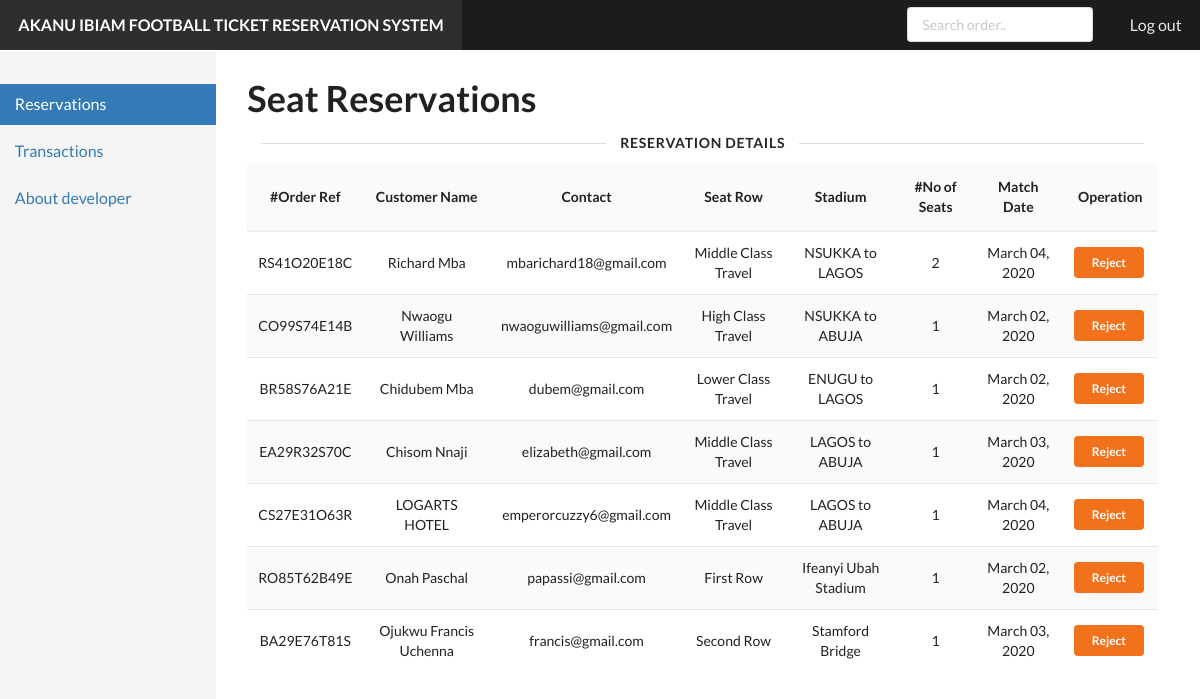
The page /loginpage/admin/bookings.php (signed in) on the database its author committed.
### tables this page shows
CREATE TABLE `booking_details` (
  `order_ref` varchar(255) NOT NULL,
  `fullname` varchar(120) NOT NULL,
  `contact` varchar(40) DEFAULT NULL,
  `gender` varchar(40) DEFAULT NULL,
  `class_reserved` varchar(255) NOT NULL,
  `destination` varchar(180) NOT NULL,
  `seats_reserved` varchar(50) NOT NULL DEFAULT '1',
  `date_reserved` varchar(50) DEFAULT NULL,
  `transaction_id` varchar(190) NOT NULL,
  `account` varchar(130) NOT NULL,
  `amount` varchar(50) NOT NULL
);

### loginpage/admin/bookings.php (the view, shortened to what this page needs)
<!DOCTYPE html>
<html>
<head>
  <link href="static/dist/semantic-ui/semantic.min.css" rel="stylesheet" type="text/css" />
  <link href="static/stylesheets/default.css" rel="stylesheet" type="text/css" />
  <link href="static/stylesheets/pandoc-code-highlight.css" rel="stylesheet" type="text/css" />
</head>
<body>
  <div class="ui inverted huge borderless fixed fluid menu">
    <a class="header item">AKANU IBIAM FOOTBALL TICKET RESERVATION SYSTEM</a>
    <div class="right menu">
      <div class="item">
        <div class="ui small input">
          <form>
            <input placeholder="Search order.." name="search" />
          </form>
        </div>
      </div>
      <a class="item" href="logout.php">Log out</a>
    </div>
  </div>
  <div class="ui grid">
    <div class="row">
      <div class="column" id="sidebar">
        <div class="ui secondary vertical fluid menu">
          <a class="active item" href="bookings.php">Reservations</a><a class="item" href="transactions.php">Transactions</a>
          <a class="item" href="developer.php">About developer</a>
        </div>
      </div>
      <div class="column" id="content" style="display:none">
        <div class="ui grid">
          <div class="row">
            <h1 class="ui huge header">Seat Reservations</h1>
          </div>
          <div class="ui horizontal divider"> Reservation Details</div>
          <div class="row">
            <table class="ui line striped selectable center aligned  table">
              <thead>
                <tr>
                  <th>#Order Ref</th>
                  <th>Customer Name</th>
                  <th>Contact</th>
                  <th>Seat Row </th>
                  <th>Stadium</th>
                  <th>#No of Seats</th>
                  <th>Match Date</th>
                  <th>Operation</th>
                </tr>
              </thead>
              <tbody>
                <?php
                if (isset($_GET['search'])) {
                  $search = $_GET['search'];
                  $data = mysqli_query($conn, "SELECT * FROM booking_details WHERE order_ref LIKE '%$search%' or fullname LIKE '%$search%' or class_reserved LIKE '%$search%' or destination LIKE '%$search%' or date_reserved LIKE '%$search%'");
                } else {
                  $data = mysqli_query($conn, "SELECT * FROM booking_details");
                }
                if (($data) && (mysqli_num_rows($data) > 0)) {
                  while ($row = mysqli_fetch_assoc($data)) {
                    $order = $row['order_ref'];
                    echo ("<tr><td>" . $row['order_ref'] . "</td><td>" . $row['fullname'] . "</td><td>" . $row['contact'] . "</td><td>" . $row['class_reserved'] . "</td><td>" . $row['destination'] . "</td><td>" . $row['seats_reserved'] . "</td><td>" . $row['date_reserved'] . "</td><td><a class='ui tiny button orange' href='bookings.php?reject=$order'>Reject</a></td></tr>");
                  }
                } else {
                  echo "<tr><td colspan='9'>No records match found! </td></tr>";
                }
                ?>
              </tbody>
            </table>
          </div>
        </div>
      </div>
    </div>
  </div>
</body>
</html>

### loginpage/admin/static/stylesheets/default.css (style rules this page uses)
body { -webkit-font-smoothing: antialiased; -moz-osx-font-smoothing: grayscale; text-rendering: optimizeLegibility; }
.ui.menu { border-radius: 0; box-shadow: none; margin-bottom: 0; -moz-font-feature-settings: "smcp" 0, "onum" 0; -ms-font-feature-settings: "smcp" 0, "onum" 0; -o-font-feature-settings: "smcp" 0, "onum" 0; -webkit-font-feature-settings: "smcp" 0, "onum" 0; font-feature-settings: "smcp" 0, "onum" 0; }
.ui.menu form { font-size: 14px; }
.ui.menu input { -moz-font-feature-settings: "smcp" 0, "onum" 0; -ms-font-feature-settings: "smcp" 0, "onum" 0; -o-font-feature-settings: "smcp" 0, "onum" 0; -webkit-font-feature-settings: "smcp" 0, "onum" 0; font-feature-settings: "smcp" 0, "onum" 0; font-size: 14px; }

### loginpage/admin/bookings.php (style rules this page uses)
body { display: relative; }
#sidebar { position: fixed; top: 51.8px; left: 0; bottom: 0; width: 18%; background-color: #f5f5f5; padding: 0px; }
#sidebar .ui.menu { margin: 2em 0 0; font-size: 16px; }
#sidebar .ui.menu>a.item { color: #337ab7; border-radius: 0 !important; }
#sidebar .ui.menu>a.item.active { background-color: #337ab7; color: white; border: none !important; }
#content { margin-left: 19%; width: 81%; margin-top: 3em; padding-left: 3em; float: left; }
#content>.ui.grid { padding-right: 4em; padding-bottom: 3em; }
#content h1 { font-size: 36px; }
#content .ui.divider:not(.hidden) { margin: 0; }
#content table.ui.table { border: none; }
#content table.ui.table thead th { border-bottom: 2px solid #eee !important; }

### rows shown on the page
booking_details: order_ref "RS41O20E18C", fullname "Richard Mba", contact "mbarichard18@gmail.com", class_reserved "Middle Class Travel", destination "NSUKKA to LAGOS", seats_reserved "2", date_reserved "March 04, 2020"
booking_details: order_ref "CO99S74E14B", fullname "Nwaogu Williams", contact "nwaoguwilliams@gmail.com", class_reserved "High Class Travel", destination "NSUKKA to ABUJA", seats_reserved "1", date_reserved "March 02, 2020"
booking_details: order_ref "BR58S76A21E", fullname "Chidubem Mba", contact "dubem@gmail.com", class_reserved "Lower Class Travel", destination "ENUGU to LAGOS", seats_reserved "1", date_reserved "March 02, 2020"
booking_details: order_ref "EA29R32S70C", fullname "Chisom Nnaji", contact "elizabeth@gmail.com", class_reserved "Middle Class Travel", destination "LAGOS to ABUJA", seats_reserved "1", date_reserved "March 03, 2020"
booking_details: order_ref "CS27E31O63R", fullname "LOGARTS HOTEL", contact "emperorcuzzy6@gmail.com", class_reserved "Middle Class Travel", destination "LAGOS to ABUJA", seats_reserved "1", date_reserved "March 04, 2020"
booking_details: order_ref "RO85T62B49E", fullname "Onah Paschal", contact "papassi@gmail.com", class_reserved "First Row", destination "Ifeanyi Ubah Stadium", seats_reserved "1", date_reserved "March 02, 2020"
booking_details: order_ref "BA29E76T81S", fullname "Ojukwu Francis Uchenna", contact "francis@gmail.com", class_reserved "Second Row", destination "Stamford Bridge", seats_reserved "1", date_reserved "March 03, 2020"
